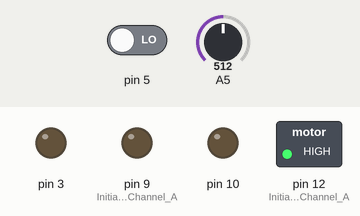
Simulated run of this sketch. Board: Arduino Uno, built with avr-gcc and run on an emulated ATmega328P. On the bench: switched loads named in the sketch (green lamp = pin HIGH), output pins drawn as LEDs (lit = HIGH). The inputs (shaded band) are chosen by the test bench; at power-on: pin 5 LOW, A5 = 512.

Above: at 1.2 s.
1.3 s: pin 5 driven HIGH
At 1.9 s:
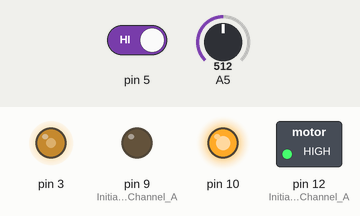
2.8 s: A5 set to 716
At 3.1 s:
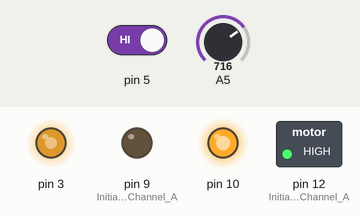
4.3 s: A5 set to 900
At 5.4 s:
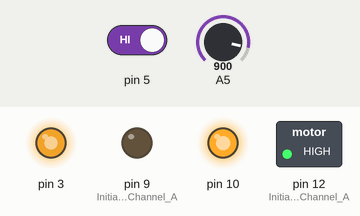
5.8 s: pin 5 driven LOW
At 6.6 s:
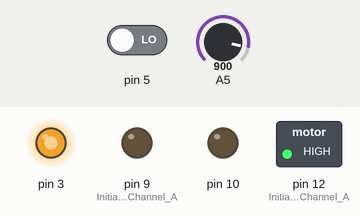
Timing chart, 0 to 8.3 s (numbered marks = the images above; inputs shaded):
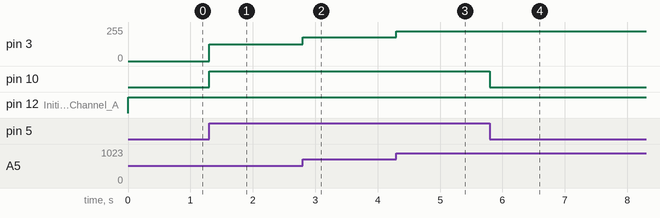

Measured:
- after the input at 1.3 s, pin 3: 0/255 → 127/255 at once; pin 10: LOW → HIGH at once
- after the input at 2.8 s, pin 3: 127/255 → 178/255 at once
- after the input at 4.3 s, pin 3: 178/255 → 224/255 at once
- after the input at 5.8 s, pin 10: HIGH → LOW at once

The sketch:

somabit_heat.ino
```cpp
int heat_intensity = 128;
int button_status = LOW;

void setup() {
pinMode(12, OUTPUT); //Initiates Motor Channel A pin
pinMode(9, OUTPUT); //Initiates Brake Channel A pin
pinMode(A5, INPUT);
pinMode(10, OUTPUT);
pinMode (5, INPUT);
}


void loop() {

  digitalWrite(12, HIGH); //Establishes forward direction of Channel A
  digitalWrite(9, LOW);   //Disengage the Brake for Channel A
  button_status = digitalRead(5);

  //for (int i=0; i <= 1000; i++)
  //{
  int readingA5 = analogRead(A5);
  heat_intensity = map(readingA5, 0, 1023, 0, 255);
  if (button_status==HIGH)
  {
  analogWrite(3, heat_intensity);   //Spins the motor on Channel A at full speed
  digitalWrite(10, HIGH);
  }
  else
  digitalWrite(10, LOW);
  //delay(10);
  //}

  //digitalWrite(9, HIGH); //Eengage the Brake for Channel A
  //digitalWrite(10, LOW);


  //delay(5000);


}
```
